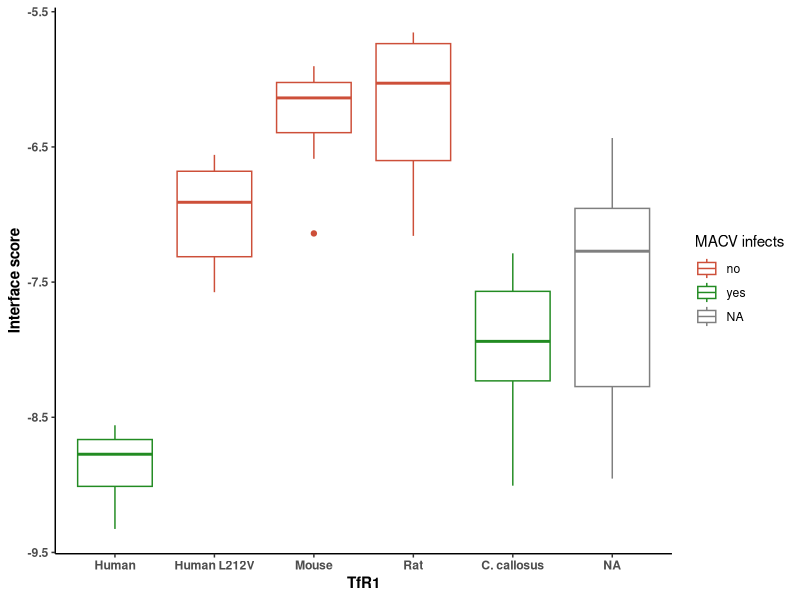
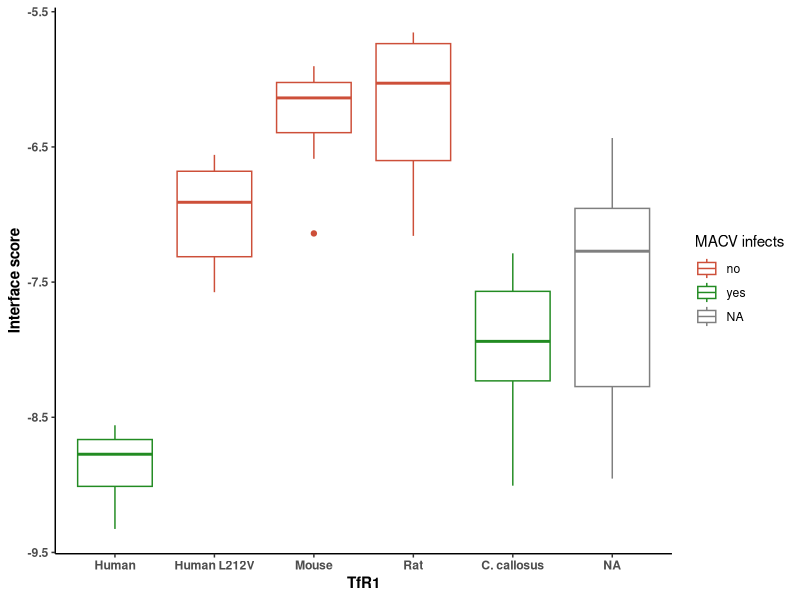

Generate these figures, in order, with R:
library(plyr) # for mapvalues()
library(dplyr) # for join() 
library(ggplot2) # ggplot()

#summary.I_sc = read.table("../data/macv_summary_data.csv", sep = ",", header = T)
top.hits <- read.table("../data/macv_top_hits.csv", sep = ",", header = T)

TfR1_names <- c("C. callosus", "Human", "Human L212V", "Mouse", "Mouse-Hum", "Rat", "Rat-Short", "Rat-Long")

infection_data <- data.frame(TfR1 = TfR1_names, infects = factor(c("yes", "yes", "no", "no", "partially", "no", "partially", "yes")))

top.hits$TfR1 <- mapvalues( top.hits$TfR1, from=c("C.cal_MACV", "human_MACV", "human.L212V_MACV", "mouse_MACV", "mouse.5aa_MACV", "rat_MACV", "rat.5aa_MACV", "rat.9aa_MACV"), to=TfR1_names)    

top.hits$TfR1 <- factor( top.hits$TfR1, levels=c("Human", "Human L212V", "Mouse", "Mouse-Hum", "Rat", "Rat-Short", "Rat-Long", "C. callosus"))


top.hits <- join(top.hits, infection_data)

# Plot 1: box plots               
p1 <- ggplot(top.hits, aes(x=TfR1, y=I_sc, color=infects)) +
        geom_boxplot() +
        ylab( "Interface score" ) +
        theme_classic() +
        scale_colour_manual(values = c("yes" = "forestgreen", "no" = "tomato3", "partially" = "tan2")) +
        guides(color = guide_legend("MACV infects")) + 
        theme(axis.title.x = element_text(face="bold"),
              axis.text.x = element_text(face="bold"),
              axis.title.y = element_text(face="bold"),
              axis.text.y = element_text(face="bold"))
        
        
# show plot
show(p1)
# save plot
ggsave("../figures/macv_boxplot.pdf", plot = p1, width = 9, height = 3, useDingbats=F)
